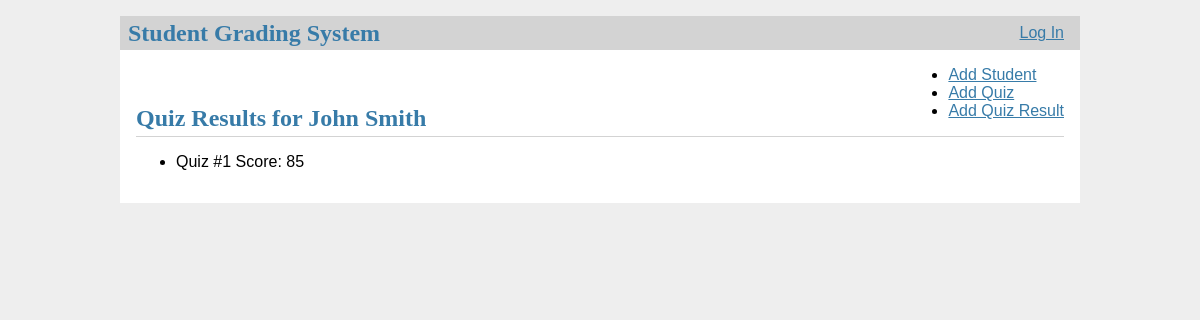
Page /student/1 (signed in) on the earlier database version.
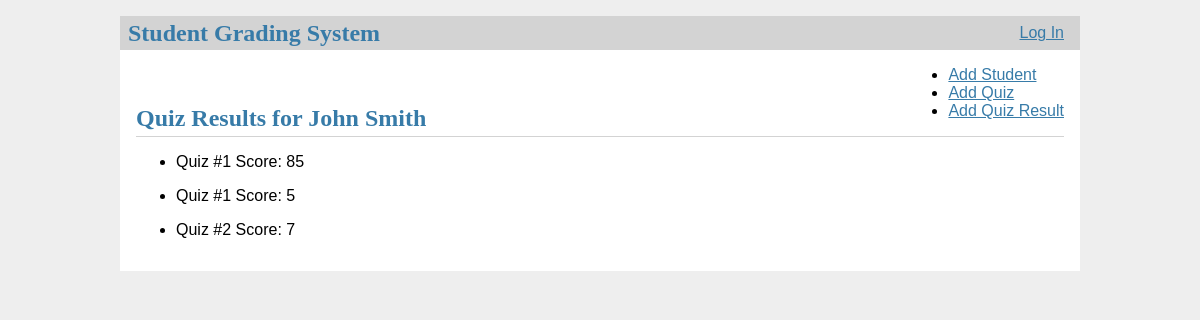
Same page on the later database version.
### tables this page shows
CREATE TABLE student_results
(
    student_id INT,
    quiz_id INT,
    quiz_score INT,
    FOREIGN KEY (student_id)
        REFERENCES students(student_id),
    FOREIGN KEY (quiz_id)
        REFERENCES quizzes(quiz_id)
);

### studentreportapp.py (the view)
@app.route('/student/<ID>')
@login_required
def view_quiz_results(ID):
    conn = sqlite3.connect(hw12_db)
    cur = conn.cursor()
    with conn:
        try:
            cur.execute("""
                    SELECT students.student_first_name, students.student_last_name, student_results.quiz_id, student_results.quiz_score
                    FROM students
                    INNER JOIN student_results ON students.student_id = student_results.student_id
                    WHERE students.student_id=?""",ID)
            results = cur.fetchall()
            return render_template('quiz_results.html', quiz_result = results)
        except Error as e:
            flash(e)
            return render_template('quiz_results.html', quiz_result = None)

### studentreportapp.py (called while the page is built)
def login_required(view):
    @functools.wraps(view)
    def wrapped_view(**kwargs):
        if session.get('user_id') is None:
            return redirect('/login')
        return view(**kwargs)
    return wrapped_view

### templates/quiz_results.html
{% extends 'base.html' %}
{% block header %}
  <h1>{% block title %}{% if not quiz_result %}No Quiz Results!{% else %}Quiz Results for {{quiz_result[0][0]}} {{quiz_result[0][1]}}{% endif %}{% endblock %}</h1>
  <ul>
    <li><a href="{{ url_for('add_student') }}">Add Student</a></li>
    <li><a href="{{ url_for('add_quiz') }}">Add Quiz</a></li>
    <li><a href="{{ url_for('add_results')}}">Add Quiz Result</a></li>
  </ul>
{% endblock %}
{% block content %}
  {% if quiz_result == None %}
    No Results
  {% else %}
    {% for item in quiz_result %}
    <ul>
        <li>Quiz #{{item[2]}} Score: {{item[3]}}</li>
    </ul>
    {% endfor %}
   {% endif %}
{% endblock %}

Differences in the rows shown:
added student_results: quiz "1", quiz_score "5"
added student_results: quiz "2", quiz_score "7"
